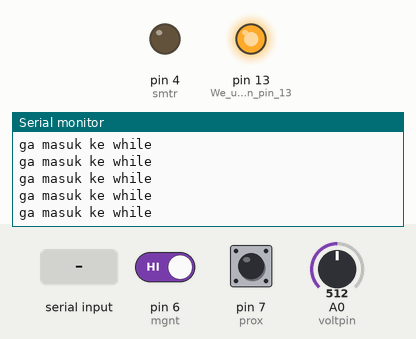
Bench run of a sketch on a simulated Arduino Pro Mini, built with avr-gcc and run on an emulated ATmega328P. Parts: output pins drawn as LEDs (lit = HIGH), the last lines printed to the serial monitor. The inputs (shaded band) are chosen by the test bench; at power-on: pin 6 (mgnt) HIGH, pin 7 (prox) HIGH, A0 (voltpin) = 512. The local clock reads 2024-03-15 10:24:30 at power-on unless the sketch sets it; pins used as bus, display or sensor lines are not drawn.

Above: at 1.2 s.
1.3 s: pin 6 (mgnt) driven LOW
At 1.62 s:
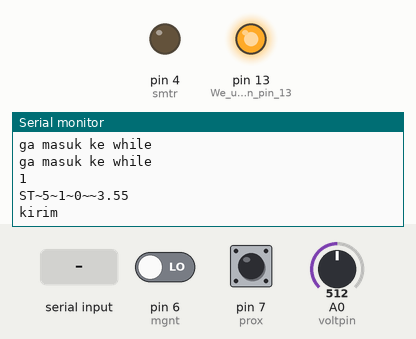
2.9 s: "Motor" received over the second serial link
At 3.22 s:
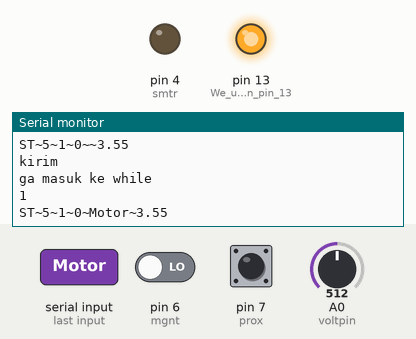

The sketch:

cones_startrev1.ino
```cpp
/**
 * Author:Ab Kurk
 * version: 1.0
 * date: 4/02/2018
 * Description:
 * This sketch is part of the guide to putting your Arduino to sleep
 * tutorial. We use the:
 * Adafruit DS3231 RTC
 * Adafruit 5V ready Micro SD break out board
 * Arduino Pro Mini
 * DHT11 or DHT22 humidety/Temperature sensor
 * In this example we use the RTC to wake up the Arduino to log the temp and humidity on to an SD card.
 * After the data has been logged the Arduino goes back to sleep and gets woken up 5 minutes later to
 * start all over again
 * Link To Tutorial http://www.thearduinomakerman.info/blog/2018/1/24/guide-to-arduino-sleep-mode
 * Link To Project   http://www.thearduinomakerman.info/blog/2018/2/5/wakeup-rtc-datalogger
 */

#include <avr/sleep.h>//this AVR library contains the methods that controls the sleep modes
#define interruptPin 2 //Pin we are going to use to wake up the Arduino
#include <DS3232RTC.h>  //RTC Library https://github.com/JChristensen/DS3232RTC
#include <SoftwareSerial.h>

#define interruptPin 2 //Pin we are going to use to wake up the Arduino
#define mgnt 6
#define prox 7
#define ind 8
#define gndprox 12
#define voltpin A0
#define RECV_PIN 5
#define smtr 4

const int time_interval=1;// Sets the wakeup intervall in minutes
int statecones;
int a;
int stateprox;
int motorid;
int adamtr=0;
int pjg;

float b,voltage;

char csendong[16];
char cmotor[3];

String sendong;
String track = "5";
String nmr = "00";
String jns = "2";
String sprox;
String motor;
String s;

SoftwareSerial HC12(10, 11);

void setup() {
  Serial.begin(4800);//Start Serial Comunication
  HC12.begin(4800);

  pinMode(LED_BUILTIN,OUTPUT);//We use the led on pin 13 to indecate when Arduino is A sleep
  pinMode(interruptPin,INPUT_PULLUP);//Set pin d2 to input using the buildin pullup resistor
  pinMode(interruptPin,INPUT);//Set pin d2 to input using the buildin pullup resistor
  pinMode(prox, INPUT);
  pinMode(mgnt, INPUT);
  pinMode(ind,INPUT_PULLUP);
  pinMode(gndprox,OUTPUT);
  pinMode(smtr,OUTPUT);

  digitalWrite(LED_BUILTIN,HIGH);//turning LED on
  digitalWrite(gndprox,HIGH);

  // initialize the alarms to known values, clear the alarm flags, clear the alarm interrupt flags
//    RTC.setAlarm(ALM1_MATCH_DATE, 0, 0, 0, 1);
//    RTC.setAlarm(ALM2_MATCH_DATE, 0, 0, 0, 1);
//    RTC.alarm(ALARM_1);
//    RTC.alarm(ALARM_2);
//    RTC.alarmInterrupt(ALARM_1, false);
//    RTC.alarmInterrupt(ALARM_2, false);
//    RTC.squareWave(SQWAVE_NONE);
    /*
     * Uncomment the block block to set the time on your RTC. Remember to comment it again
     * otherwise you will set the time at everytime you upload the sketch
     * /
     /* Begin block
     tmElements_t tm;
    tm.Hour = 00;               // set the RTC to an arbitrary time
    tm.Minute = 00;
    tm.Second = 00;
    tm.Day = 4;
    tm.Month = 2;
    tm.Year = 2018 - 1970;      // tmElements_t.Year is the offset from 1970
    RTC.write(tm);              // set the RTC from the tm structure
     Block end * */
    time_t t; //create a temporary time variable so we can set the time and read the time from the RTC
    t=RTC.get();//Gets the current time of the RTC
//    RTC.setAlarm(ALM1_MATCH_MINUTES , 0, minute(t)+time_interval, 0, 0);// Setting alarm 1 to go off 5 minutes from now
//    // clear the alarm flag
//    RTC.alarm(ALARM_1);
//    // configure the INT/SQW pin for "interrupt" operation (disable square wave output)
    RTC.squareWave(SQWAVE_NONE);
//    // enable interrupt output for Alarm 1
//    RTC.alarmInterrupt(ALARM_1, true);
}

void loop() {
 delay(100);//wait 5 seconds before going to sleep. In real senairio keep this as small as posible
 time_t t;
 t=RTC.get();
 if (hour(t) >= 8 && hour(t) < 17)
 {
  kondisi();
 }
 if (hour(t) >= 17 )
 {
  delay(1000);
  Going_To_Sleep();
  //kondisi();
 }
}

void Going_To_Sleep(){
  digitalWrite(LED_BUILTIN,LOW);
  Serial.println("tidur ah");
  delay(1000);
  time_t t;
  t=RTC.get();
  RTC.setAlarm(ALM1_MATCH_HOURS , 0, 00, 8, 0);
  // clear the alarm flag
  RTC.alarm(ALARM_1);
    //Enabling sleep mode
    attachInterrupt(0, wakeUp, LOW);//attaching a interrupt to pin d2
    //Setting the sleep mode, in our case full sleep
   //turning LED off
    //time_t t;// creates temp time variable
    Serial.println("Sleep  Time: "+String(hour(t))+":"+String(minute(t))+":"+String(second(t)));//prints time stamp on serial monitor
    delay(1000); //wait a second to allow the led to be turned off before going to sleep
    sleep_enable();
    set_sleep_mode(SLEEP_MODE_PWR_DOWN);
    sleep_cpu();//activating sleep mode
    Serial.println("just woke up!");//next line of code executed after the interrupt
    digitalWrite(LED_BUILTIN,HIGH);//turning LED on
    //temp_Humi();//function that reads the temp and the humidity
    t=RTC.get();
    Serial.println("WakeUp Time: "+String(hour(t))+":"+String(minute(t))+":"+String(second(t)));//Prints time stamp
  }

void wakeUp(){
  Serial.println("Interrrupt Fired");//Print message to serial monitor
   sleep_disable();//Disable sleep mode
  detachInterrupt(0); //Removes the interrupt from pin 2;

}

 void kirim()
{
  statecones = digitalRead(mgnt);
  stateprox = digitalRead(prox);
  sprox = String(stateprox);
  Serial.println(sprox);
//  a = analogRead(voltpin);
//  b = (a / 1023) * 1.3;
  voltage = ((analogRead(voltpin) * 1.3) / 1023) + 2.9;
//  Serial.println(statecones);
  if (statecones == LOW && stateprox == HIGH)
  {
  sendong = "ST~" + track + "~" + "1" + "~" + "0" + "~" +   motor + "~" + voltage;
  }
  if(statecones == HIGH && stateprox == LOW)
  {
  sendong = "ST~" +track + "~" + "0" + "~" + "1" + "~" + motor + "~" + voltage;
  }
    if(statecones == LOW && stateprox == LOW)
  {
  sendong = "ST~" +track + "~" + "1" + "~" + "1" + "~" + motor + "~" + voltage;
  }
    if(statecones == HIGH && stateprox == HIGH)
  {
  sendong = "ST~" +track + "~" + "0" + "~" + "0" + "~" + motor + "~" + voltage;
  }
  delay(50);
//  sendong.toCharArray(csendong,16);
//  HC12.write(csendong);
  HC12.println(sendong);
  Serial.println(sendong);
}

void kondisi()
{
  time_t t;
  t=RTC.get();
  Serial.println("ga masuk ke while");
 // delay(100);
  while ( HC12.available())
 {
  char c = HC12.read();
  s+=c;
 }
 delay(50);
 statecones = digitalRead(mgnt);
 stateprox = digitalRead(prox);
 //Serial.println(s);
 if(s.startsWith("Motor"))
 {
  pjg = s.length()-1;
  motor = s.substring(0,7);
//  Serial.println(motor);
  adamtr = 1;
 }
 if(stateprox == LOW || adamtr == 1 || statecones == LOW)
   {
    kirim();
    Serial.println("kirim");
    adamtr = 0;
    delay(50);
    motor="";
    s="";
   }
}
```

Measured:
- after the input at 1.3 s, the serial monitor: prints a new line after 0.08 s (image 1)
- after the input at 2.9 s, the serial monitor: prints a new line after 0.31 s (image 2)
